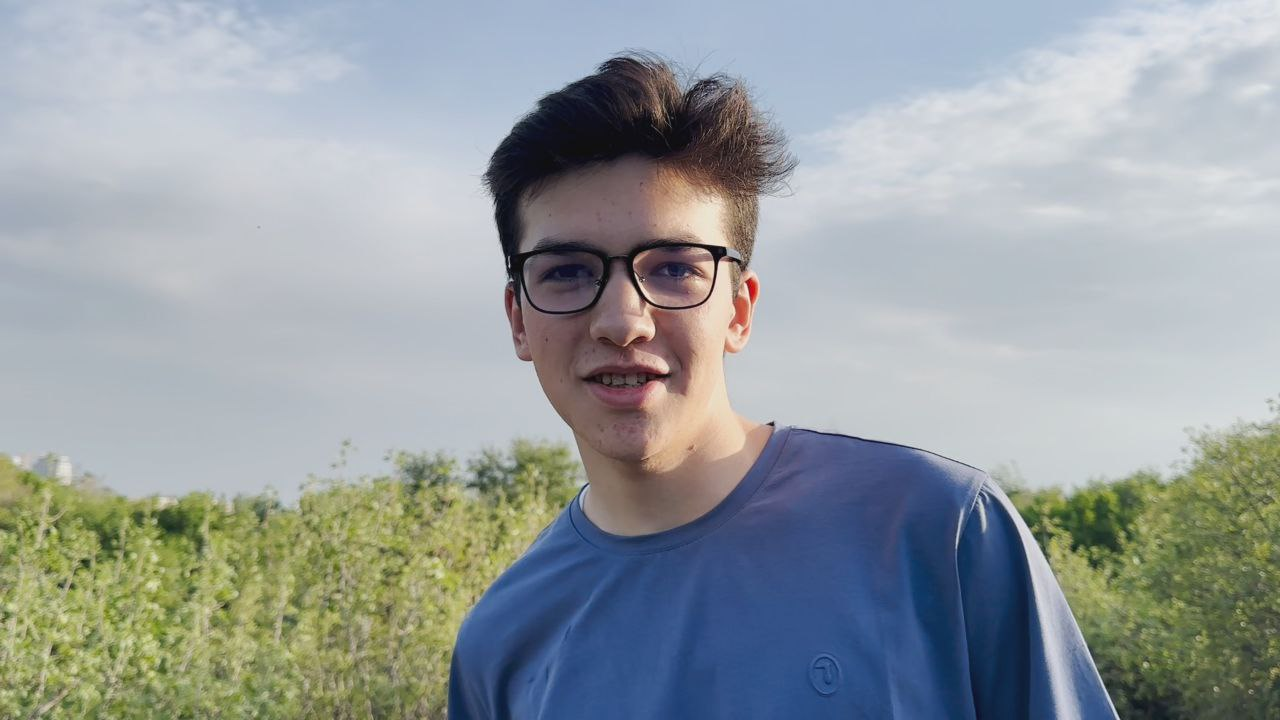
#> input picture lesson-14/photo_2025-04-22_17-03-05.jpg, 1280 x 720 px
$ python lesson.py
#> lines starting #> are read from the running program, lines starting #| are printed output that depends on the picture
from PIL import Image

img = Image.open('photo_2025-04-22_17-03-05.jpg')
#> img is the input picture: PIL image 1280x720 RGB; mean R, G, B 150.7, 157.6, 159.4

print(img.size, img.format, img.mode)
#| (1280, 720) JPEG RGB

img.show()

img.save("photo_2025-04-22_17-03-05.png")


resized = img.resize((900, 400))
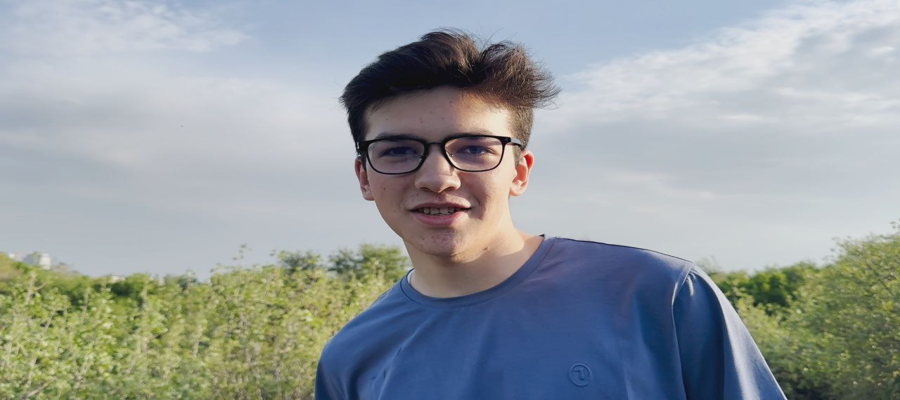
#> resized: PIL image 900x400 RGB; mean R, G, B 150.7, 157.6, 159.4

resized.save("resized.png")


cropped = img.crop((50, 50, 300, 300))
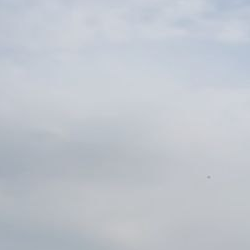
#> cropped: PIL image 250x250 RGB; mean R, G, B 192.3, 197.7, 205.6
cropped.save("cropped.jpg")
